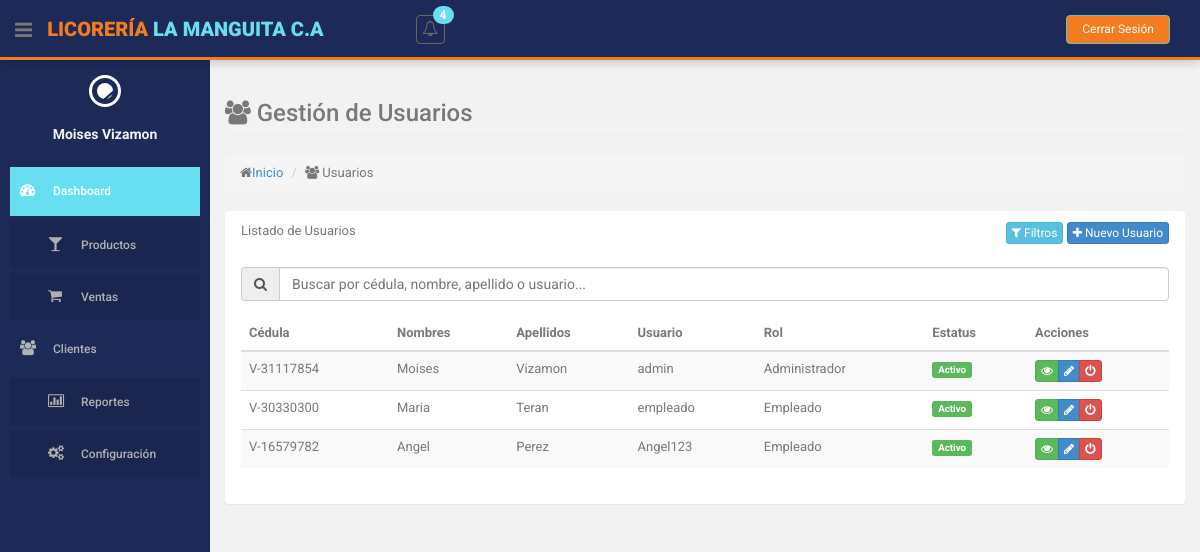
/index.php?action=usuarios (signed in), run on the app's committed database.
### tables this page shows
CREATE TABLE `usuarios` (
  `id` int(10) NOT NULL,
  `cedula` varchar(12) NOT NULL,
  `id_simbolo_cedula` int(11) DEFAULT 1,
  `nombres` varchar(255) NOT NULL,
  `apellidos` varchar(255) NOT NULL,
  `telefono` varchar(15) NOT NULL,
  `direccion` varchar(255) DEFAULT 'Sin especificar',
  `user` varchar(255) NOT NULL,
  `password` varchar(255) NOT NULL,
  `id_rol` int(11) NOT NULL,
  `id_estatus` int(11) NOT NULL,
  `ultimo_inicio_sesion` datetime DEFAULT NULL
);

CREATE TABLE `simbolos_cedula` (
  `id` int(11) NOT NULL,
  `nombre` varchar(2) NOT NULL COMMENT 'Símbolo (V, E, G, J)'
);

CREATE TABLE `roles` (
  `id` int(11) NOT NULL,
  `nombre` varchar(50) NOT NULL
);

CREATE TABLE `estatus` (
  `id` int(11) NOT NULL,
  `nombre` varchar(50) NOT NULL
);

### controllers/UsuarioController.php (called while the page is built, shortened)
<?php
class UsuarioController
{
    private $model;
    public function __construct()
    {
        require_once ROOT_PATH . 'models/UsuarioModel.php';
        $this->model = new UsuarioModel();
    }
    public function index()
    {
        $usuarios = $this->model->obtenerTodosUsuarios();
        $roles = $this->model->obtenerRoles();
        $this->loadView('usuarios/index', [
            'usuarios' => $usuarios,
            'roles' => $roles
        ]);
    }
    private function loadView($view, $data = [])
    {
        extract($data);
        require ROOT_PATH . 'views/layouts/header.php';
        require ROOT_PATH . 'views/layouts/sidebar.php';
        require ROOT_PATH . 'views/' . $view . '.php';
        require ROOT_PATH . 'views/layouts/footer.php';
    }
}

### models/UsuarioModel.php (called while the page is built, shortened)
<?php
class UsuarioModel
{
    private $db;
    public function __construct()
    {
        require_once ROOT_PATH . 'config/database.php';
        $database = new Database();
        $this->db = $database->getConnection();
    }
    public function obtenerTodosUsuarios()
    {
        $query = "SELECT u.*, r.nombre as rol, e.nombre as estatus, sc.nombre as nombre_simbolo
              FROM usuarios u
              JOIN roles r ON u.id_rol = r.id
              JOIN estatus e ON u.id_estatus = e.id
              JOIN simbolos_cedula sc ON u.id_simbolo_cedula = sc.id";
        $stmt = $this->db->prepare($query);
        $stmt->execute();
        return $stmt->fetchAll(PDO::FETCH_ASSOC);
    }
}

### config/database.php (called while the page is built, shortened)
<?php
class Database {
    private $host = 'localhost';
    private $db_name = 'licoreria';
    private $username = 'root';
    private $password = '';
    public function getConnection() {
        $this->conn = null;
        try {
            $this->conn = new PDO(
                "mysql:host=" . $this->host . ";dbname=" . $this->db_name,
                $this->username,
                $this->password
            );
            $this->conn->exec("set names utf8");
            $this->conn->setAttribute(PDO::ATTR_ERRMODE, PDO::ERRMODE_EXCEPTION);
        } catch(PDOException $exception) {
            echo "Error de conexión: " . $exception->getMessage();
        }
        return $this->conn;
    }
}
?>

### views/usuarios/index.php (the view, shortened to what this page needs)
<section id="main-content">
    <section class="wrapper">
        <div class="row">
            <div class="col-lg-12">
                <h3 class="page-header"><i class="fa fa-users"></i> Gestión de Usuarios</h3>
                <ol class="breadcrumb">
                    <li><i class="fa fa-home"></i><a href="<?php echo BASE_URL; ?>">Inicio</a></li>
                    <li><i class="fa fa-users"></i> Usuarios</li>
                </ol>
            </div>
        </div>
        <div class="row">
            <div class="col-lg-12">
                <section class="panel">
                    <header class="panel-heading">
                        Listado de Usuarios
                        <div class="pull-right">
                            <button class="btn btn-info btn-xs" data-toggle="modal" data-target="#filtrosModal">
                                <i class="fa fa-filter"></i> Filtros
                            </button>
                            <a href="<?php echo BASE_URL; ?>index.php?action=usuarios&method=crear" class="btn btn-primary btn-xs">
                                <i class="fa fa-plus"></i> Nuevo Usuario
                            </a>
                        </div>
                    </header>
                    <div class="panel-body">
                        <div class="form-group">
                            <div class="input-group">
                                <span class="input-group-addon"><i class="fa fa-search"></i></span>
                                <input type="text" id="busqueda" class="form-control" placeholder="Buscar por cédula, nombre, apellido o usuario...">
                            </div>
                        </div>
                        <table id="tablaUsuarios" class="table table-striped table-advance table-hover">
                            <thead>
                                <tr>
                                    <th>Cédula</th>
                                    <th>Nombres</th>
                                    <th>Apellidos</th>
                                    <th>Usuario</th>
                                    <th>Rol</th>
                                    <th>Estatus</th>
                                    <th>Acciones</th>
                                </tr>
                            </thead>
                            <tbody>
                                <?php foreach ($usuarios as $usuario): ?>
                                    <tr>
                                        <td><?= $usuario['nombre_simbolo'] ?>-<?= $usuario['cedula']; ?></td>
                                        <td><?= $usuario['nombres']; ?></td>
                                        <td><?= $usuario['apellidos']; ?></td>
                                        <td><?= $usuario['user']; ?></td>
                                        <td><?= $usuario['rol']; ?></td>
                                        <td>
                                            <span class="label label-<?= $usuario['estatus'] == 'Activo' ? 'success' : 'danger'; ?>">
                                                <?= $usuario['estatus']; ?>
                                            </span>
                                        </td>
                                        <td>
                                            <div class="btn-group">
                                                <a href="<?= BASE_URL ?>index.php?action=usuarios&method=mostrar&id=<?= $usuario['id']; ?>"
                                                    class="btn btn-success btn-xs" title="Ver">
                                                    <i class="fa fa-eye"></i>
                                                </a>
                                                <a href="<?= BASE_URL ?>index.php?action=usuarios&method=editar&id=<?= $usuario['id']; ?>"
                                                    class="btn btn-primary btn-xs" title="Editar">
                                                    <i class="fa fa-pencil"></i>
                                                </a>
                                                <button onclick="cambiarEstado(<?= $usuario['id']; ?>, '<?= $usuario['estatus']; ?>')"
                                                    class="btn btn-<?= $usuario['id_estatus'] == 1 ? 'danger' : 'success'; ?> btn-xs"
                                                    title="<?= $usuario['id_estatus'] == 1 ? 'Desactivar' : 'Activar'; ?>">
                                                    <i class="fa fa-power-off"></i>
                                                </button>
                                            </div>
                                        </td>
                                    </tr>
                                <?php endforeach; ?>
                            </tbody>
                        </table>
                    </div>
                </section>
            </div>
        </div>
    </section>
</section>

### assets/css/style.css (style rules this page uses)
body { color: #797979; background: #f2f2f2; font-family: 'Ruda', sans-serif; padding: 0px !important; margin: 0px !important; font-size:13px; }
a, a:hover, a:focus { text-decoration: none; outline: none; }
#main-content { margin-left: 210px; }
.wrapper { display: inline-block; margin-top: 60px; padding-left: 15px; padding-right: 15px; padding-bottom: 15px; padding-top: 0px; width: 100%; }

### views/layouts/header.php (style rules this page uses)
body { font-family: 'Roboto', sans-serif; }
.btn, button, input[type="submit"] { transition: background-color 0.3s ease, transform 0.2s ease; }

### data on the page
usuarios: id_simbolo_cedula.nombre "V", cedula "31117854", nombres "Moises", apellidos "Vizamon", user "admin", id_rol.nombre "Administrador", id_estatus.nombre "Activo"
usuarios: id_simbolo_cedula.nombre "V", cedula "30330300", nombres "Maria", apellidos "Teran", user "empleado", id_rol.nombre "Empleado", id_estatus.nombre "Activo"
usuarios: id_simbolo_cedula.nombre "V", cedula "16579782", nombres "Angel", apellidos "Perez", user "Angel123", id_rol.nombre "Empleado", id_estatus.nombre "Activo"

### other printed values
$_SESSION['user_nombre'] "Moises Vizamon"
